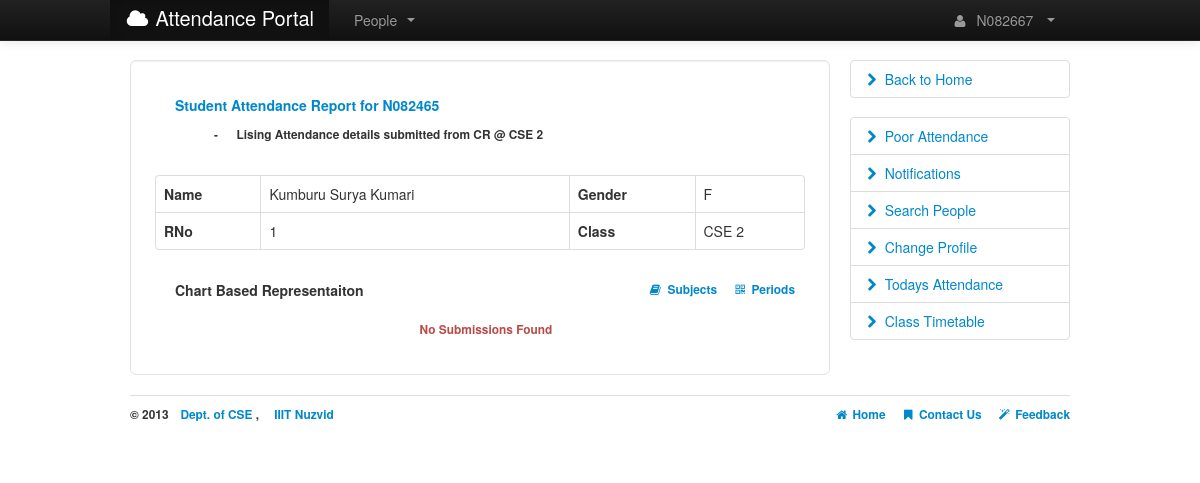
/students.php?N082465/sub (signed in), run on the app's committed database.
### tables this page shows
CREATE TABLE IF NOT EXISTS `CSE09_Students` (
  `Id` varchar(10) NOT NULL,
  `RNo` int(2) NOT NULL DEFAULT '0',
  `Name` varchar(50) NOT NULL,
  `Gender` varchar(1) NOT NULL,
  `Branch` varchar(5) NOT NULL,
  `Class` int(1) NOT NULL,
  `Password` varchar(32) NOT NULL,
  `Picture` varchar(30) NOT NULL,
  `PhoneNo` varchar(10) NOT NULL DEFAULT '0',
  `Position` varchar(5) NOT NULL,
  PRIMARY KEY (`Id`)
);

### config/globals.php (called while the page is built, shortened)
<?php
$branchyear = 'CSE09';
?>

### config/settings.php (called while the page is built, shortened)
<?php
include 'globals.php';
$allowed_subjects=array("AOA","COA","COAL","PPL","PPLL","TOC");
?>

### students.php (the view, shortened to what this page needs)
<?php
require("functions.php");
function homepage($title) {
    if(!check_login()) header('location:login.php');
    else {
	echo "<!DOCTYPE html>\n<html>\n	<SCRIPT LANGUAGE=\"Javascript\" SRC=\"assets/charts/FusionCharts.js\"></SCRIPT>";
	echo "\n<body>";
	echo <<< a
	<div class='container'>
		<div id='error'></div>
		<div class='row'>
a;
	echo '<div class="span9"><div class="well well-large" style="background:#FFF;">';
	$reg1="/^N[0-9]{6}$/";
	$reg2="/^p|(sub)$/";
	$qs=$_SERVER["QUERY_STRING"];
	$va=explode("/",$qs);
	$qs1=$va[0];$qs2=$va[1];
if(preg_match($reg1,$qs1) and preg_match($reg2,$qs2)){
	include 'config/settings.php';
	$table = $branchyear.'_Students';
	$userid = $_SERVER["QUERY_STRING"];
	$resultant=explode("/",$userid);
	$id=$resultant[0];
    $mode=$resultant[1];
	$q = "select Name,Gender,Position, Branch, Class ,RNo from $table where Id = '$id'";
	$res = mysql_query($q) or die(mysql_error());
	$row = mysql_fetch_array($res);
	$username = ucwords(strtolower($row['Name']));
	$gender = $row['Gender'];
	$RNo=$row["RNo"];
	$class = $row['Class'];
	$branch = $row['Branch'];
	$colors=array('F6BD0F','8BBA00','FF8E46','8E468E','588526','008ED6','9D080D','D64646','B3AA00','A186BE','AFD8F8');
	shuffle($colors);
		echo <<< a
		<div id="step1" class="span6">
		<a ><h5>Student Attendance Report for $id </h5></a>
		<h6> &emsp;&emsp;&emsp; - &emsp; Lising Attendance details submitted from CR @ $branch $class</h6><br>
		</div>
		<table class="table table-hover table-bordered">
		<tbody>
		<tr><th>Name </th> <td>$username</td> <th>Gender </th> <td>$gender</td> </tr>
		<tr><th>RNo </th> <td>$RNo</td>  <th>Class </th> <td>$branch $class </td></tr>
		</tbody>
		</table>
	<div id="step1" class="span4">
		<h5>Chart Based Representaiton </h5>
	</div>
	<div id="side1" class="span4" >
		<h6 class='text-right'><a href='?$id/sub' ><i class='icon-book'></i>&nbsp; Subjects</a> &emsp; <a href='?$id/p'><i class='icon-qrcode'></i>&nbsp; Periods</a></h6>
	</div>
a;
	if(strtolower($mode)=="sub"){
		$query=mysql_query("Select * from ".$branch.$class."_Subjects where RNo='$RNo';")  or die(mysql_error());
		$subjectwise=mysql_fetch_array($query) or die(mysql_error());
		$tr='';
		$strXML="<graph caption='Subject Wise Attendance Report' formatNumberScale='1' rotateValues='1' decimalPrecision='1' numberSuffix='%' xAxisName='Subjects' yAxisName='Performance'>";
		$datasetp='';
		$nc_cls = 0;
		for($i=0;$i<count($allowed_subjects);$i++)
		{
				$tnoc=($subjectwise[$allowed_subjects[$i]."_P"])+($subjectwise[$allowed_subjects[$i]."_A"]);
				if($tnoc==0){
					$nc_cls++;
					$performance="N/A  ";
					$st="error";
					$remarks="CNYS";}
				$tr.='<tr>
					<td style="text-align:center;">'.($i+1).'</td>
					<td style="text-align:center;"> <b>'.$allowed_subjects[$i].'</b> </td>
					<td style="text-align:center;"> <b>'.$tnoc.'</b> </td>
					<td style="text-align:center;" class="text-success"><b> '.$subjectwise[$allowed_subjects[$i]."_P"].'</b> </td>
					<td style="text-align:center;" class="text-error"><b> '.$subjectwise[$allowed_subjects[$i]."_A"].' </b></td>
					<td style="text-align:center;" class="text-'.$st.'"><b>'.$performance.'</b></td>
					<td style="text-align:center;" class="text-'.$st.'"><b>'.$remarks.'</b></td>
				</tr>';
				$datasetp.="<set name='".$allowed_subjects[$i]."' value='".round($performance,1)."' color='".$colors[$i]."'/>";
		}
		$strXML.=$datasetp."</graph>";
		if($nc_cls != count($allowed_subjects)) {
		echo renderChart("assets/charts/FCF_Column3D.swf", "", $strXML, "FactorySum", 650, 380);
		echo <<<table_head
		<h5> Subject Wise Attendance Representation </h5><br>
		<table class="table  table-hover table-bordered "  style="padding:0px;">
			<thead>
				<tr>
				<th style="text-align:center;"  rowspan="2" valign="top"> SNo  </th>
                                <th style="text-align:center;"   valign="top"> Subject  </th>
                                <th  style="text-align:center;"  > Classes </th> <th  style="text-align:center;" > Presents </th>
                                <th  style="text-align:center;"  > Absents </th>  <th  style="text-align:center;"  > Performance </th>
                                <th  style="text-align:center;" > Remarks </th>
				</tr>
			</thead>
			<tbody>
table_head;
		echo $tr;
		echo <<<tableend
			</tbody>
		</table>
		<br><div class='alert alert-info'><a class='close' data-dismiss='alert'>&times;</a><strong>CNYS </strong>: Classes Not Yet Started </div>
	<br>
tableend;
	}
	else echo "<br><br><h6 class='text-error text-center'>&emsp;No Submissions Found<br></h6>";
}
}
	else echo "<script type='text/javascript'>show_error('Error: Invalid Syntax given..');</script>";
	echo <<< b
	</div>
	</div>
	<div class='span3'>
b;
	echo "</div></div></div>";
	echo "\n</body>\n</html>";
	}
}
homepage("Attendance Portal - Home");
?>

### assets/css/application.css (style rules this page uses)
body { margin-top:60px; }

### data on the page
cse09_students: Branch "CSE", Class "2", Name "Kumburu Surya Kumari", Gender "F", RNo "1"

### other printed values
$userid "N082667"
$id "N082465"
